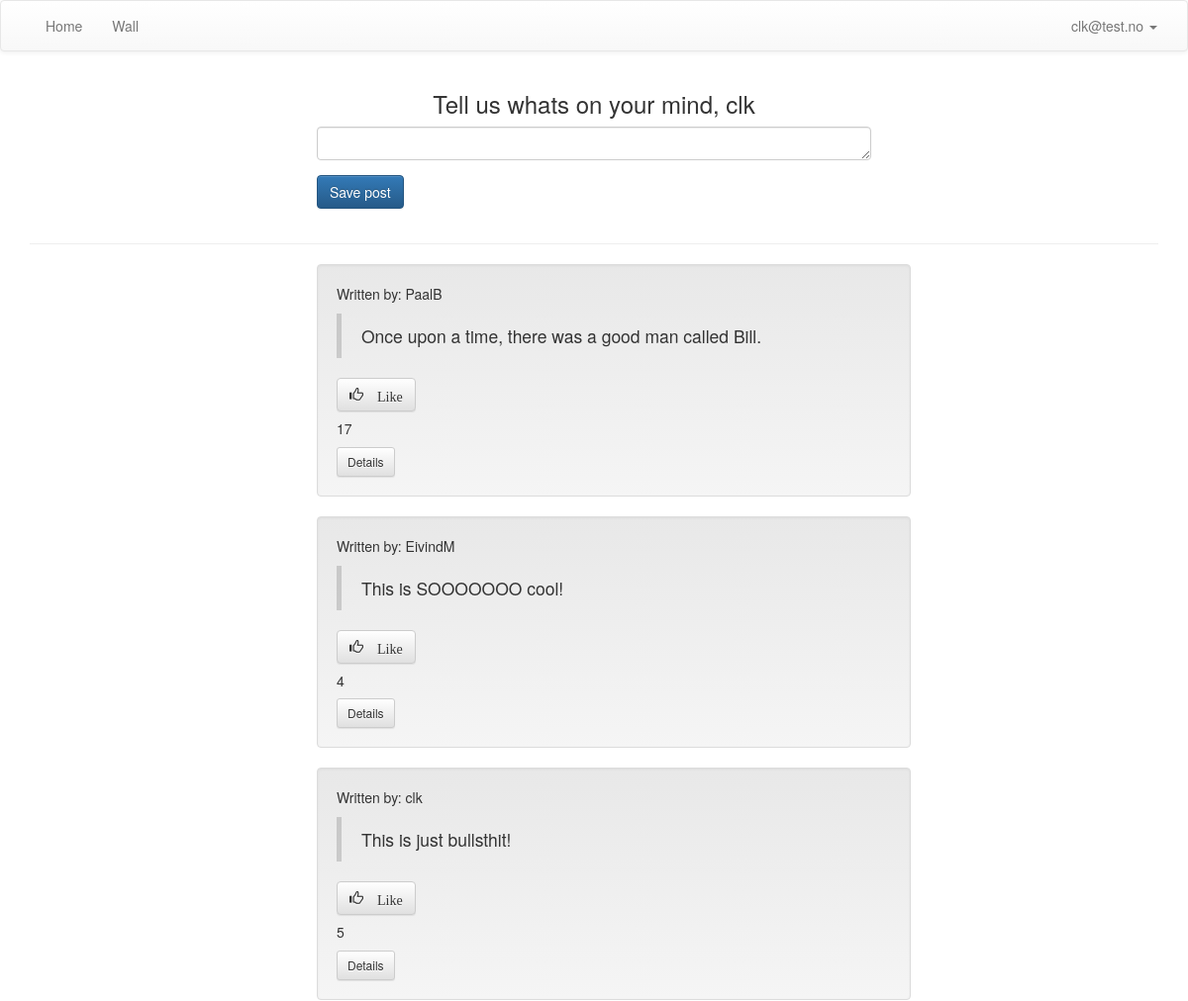
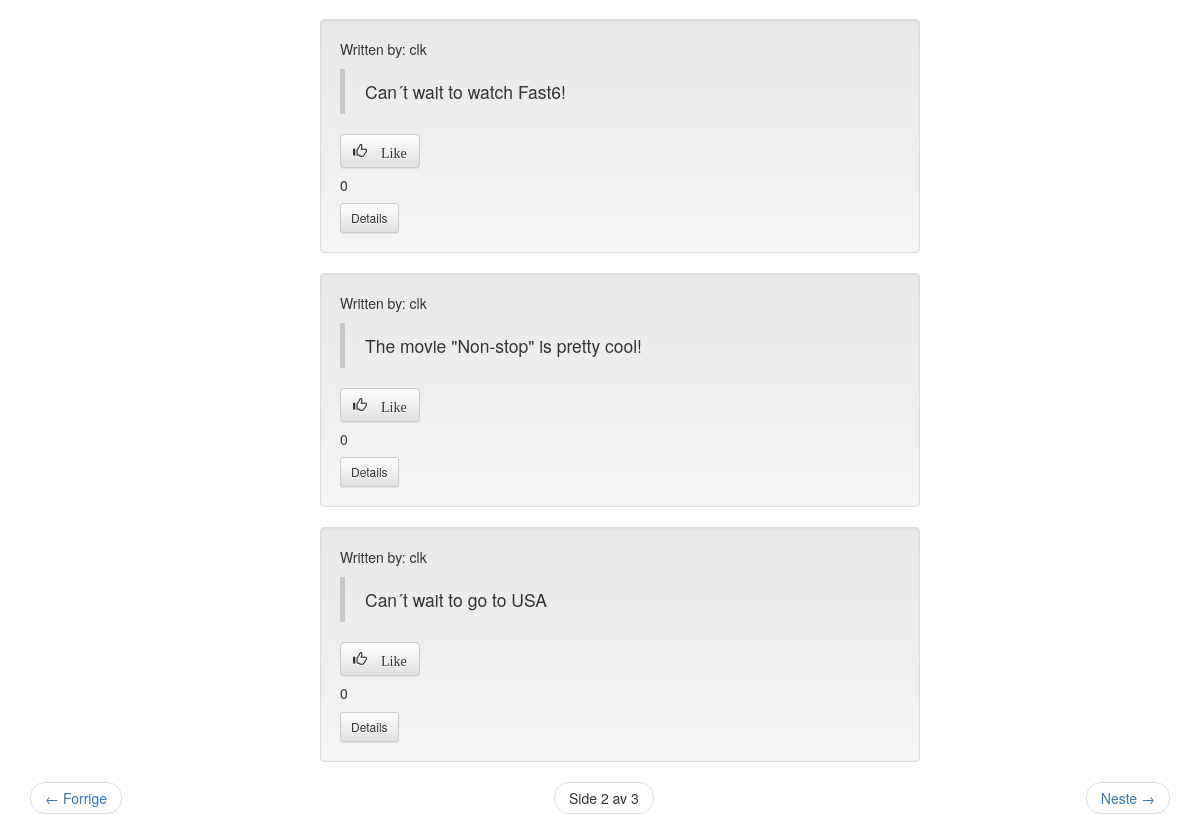
The page /kvittr_messages/?page=2 (signed in) on the database its author committed (2 pictures, top to bottom).
### kvittr_messages/models.py (models this page shows, shortened)
class Message(models.Model):
	message = models.TextField()
	created_by = models.ForeignKey(User, related_name="created_message")
	created_datetime = models.DateTimeField()
	likes = models.PositiveIntegerField(default=0)
	class Meta:
		ordering = ['-id']

### kvittr_messages/views.py (the view)
def message_listing(request):
	new_post = request.POST.get('new_post')
	if new_post:
		post = Message()
		post.message = new_post
		post.created_datetime = timezone.now()
		post.created_by = request.user
		post.save()
	messages = Message.objects.all()
	page_number = request.GET.get('page')
	paginator = Paginator(messages, 6)
	try:
		messages = paginator.page(page_number)
	except PageNotAnInteger:
		messages = paginator.page(1)
	except EmptyPage:
		messages = paginator.page(paginator.num_pages)
	context = {'messages': messages}
	return render(request, 'kvittr_messages/message_listing.html', context)

### kvittr_messages/templates/kvittr_messages/message_listing.html (shortened to what this page needs)
{% extends 'theme/base.html' %}
{% block pagecontent %}
    {% if user.is_authenticated %}
    <div class="row" style="margin-bottom:10px; width: 590px; margin-left: auto; margin-right: auto;">
        <div class="col-sm-12">
            <h3 class="text-center">Tell us whats on your mind, {{ user.username }}</h3>
            <form class="form-horizontal" method="POST">
                <div class="form-group">
                    <div class="col-sm-12">
                       <textarea class="form-control" rows="1" name="new_post" required></textarea>
                    </div>
                </div>
                <div class="form-group">
                    <div class="col-sm-12">
                        <button type="submit" class="btn btn-primary ">Save post</button>
                    </div>
                </div>
            </form>
        </div>
    </div>
    <hr>
    {% else %}
        <div class="container">
            <div class="page-header">
                <h1 class="text-center">Kvittr Wall <small>- register to write your own messages and to like others! </small></h1>
            </div>
        </div>
    {% endif %}
        <ul>
        {% for message in messages %}
            <li class="well" style="list-style:none; width: 600px; margin-left: auto; margin-right: auto;">
                <p>Written by: {{ message.created_by }} </p>
                <blockquote>{{ message.message }}</blockquote>
        {% if user.is_authenticated %}
                <button type="button" class="add-likes-link btn btn-default" aria-label="Like" data-messageid="{{ message.id }}">
                  <span class="glyphicon glyphicon-thumbs-up" aria-hidden="true"> Like </span>
                </button>
        {% endif %}
                <h5 id="id-likes-for-message-{{ message.id }}"> {{ message.likes }}</h5>
                <a href="{% url 'message_details' message.id %}" class="btn btn-sm btn-default">Details</a>
            </li>
        {% endfor %}
        </ul>
    <nav>
        <ul class="pager">
            {% if messages.has_previous %}
                <li class="previous">
                    <a href="?page={{ messages.previous_page_number }}">
                    <span aria-hidden="true"> &larr; </span> Forrige
                    </a>
                </li>
            {% endif %}
                <li>
                    <span class="current">
                        Side {{ messages.number }} av {{ messages.paginator.num_pages }}
                    </span>
                </li>
            {% if messages.has_next %}
                <li class="next">
                    <a href="?page={{ messages.next_page_number }}">
                        Neste <span aria-hidden="true"> &rarr; </span>
                    </a>
                </li>
            {% endif %}
        </ul>
    </nav>
{% endblock %}

### theme/templates/theme/base.html (shortened to what this page needs)
{% extends 'theme/site_base.html' %}
{% block body %}
    <nav class="navbar navbar-default" role="navigation">
      <div class="container-fluid">
        <div class="collapse navbar-collapse" id="bs-example-navbar-collapse-1">
          <ul class="nav navbar-nav">
            <li>
                <a href="{% url 'frontpage' %}">Home</a>
            </li>
            <li>
                <a href="{% url 'message_listing' %}">Wall</a>
            </li>
          </ul>
          <ul class="nav navbar-nav navbar-right">
          {% if user.is_anonymous %}
                <li class="dropdown">
                  <a href="#" class="dropdown-toggle" data-toggle="dropdown">
                    <span class="glyphicon glyphicon-user" aria-hidden="true"></span>
                    <span class="caret"></span></a>
                  <ul class="dropdown-menu" role="menu">
                    <li><a href="{% url 'user_login' %}">Sign in</a></li>
                    <li><a href="{% url 'user_register' %}">Register</a></li>
                  </ul>
                </li>
          {% else %}
                <li class="dropdown">
                  <a href="#" class="dropdown-toggle" data-toggle="dropdown">{{ user.email }} <span class="caret"></span></a>
                </li>
          {% endif %}
          </ul>
        </div>
      </div>
    </nav>
    <div class="container">
        {% block pagecontent %}
        {% endblock %}
    </div>
{% endblock body %}

### rows shown on the page
Message: created_by "PaalB", message "Once upon a time, there was a good man called Bill.", likes "17"
Message: created_by "EivindM", message "This is SOOOOOOO cool!", likes "4"
Message: created_by "clk", message "This is just bullsthit!", likes "5"
Message: created_by "clk", message "Can´t wait to watch Fast6!", likes "0"
Message: created_by "clk", message "The movie \"Non-stop\" is pretty cool!", likes "0"
Message: created_by "clk", message "Can´t wait to go to USA", likes "0"

### other values the page prints
{{ user.email }} "clk@test.no"
{{ user.username }} "clk"
{{ messages.number }} "2"
{{ messages.paginator.num_pages }} "3"
